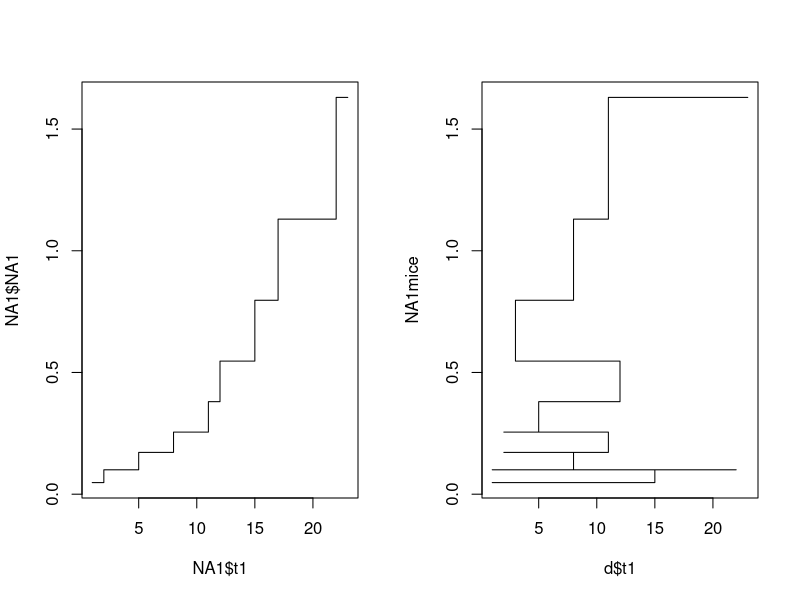
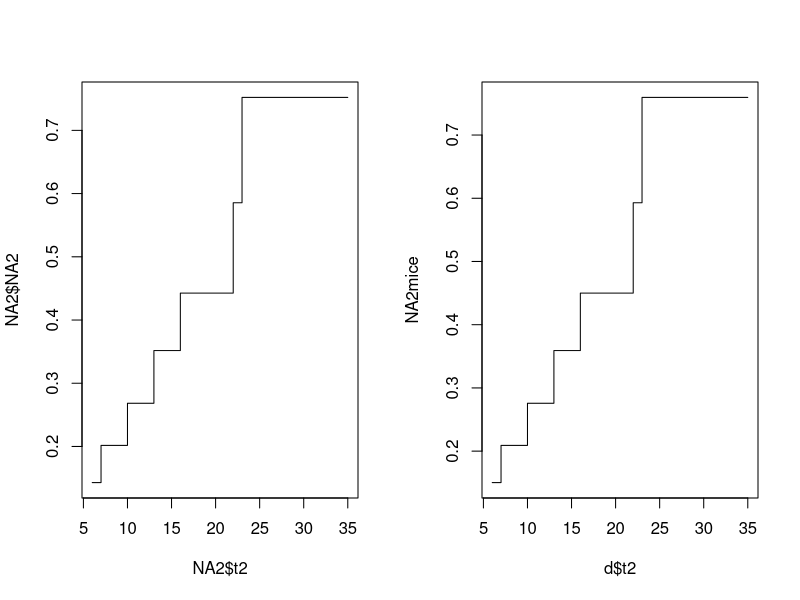
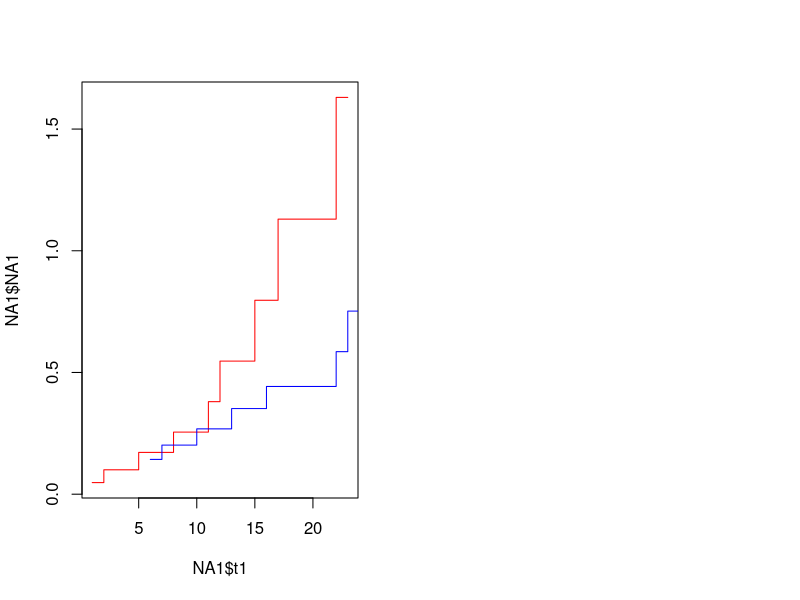

The R script that drew these images, in order:
# For ordering data
library(dplyr)
# Loading the leukemia data 
library(KMsurv)
data(drug6mp)
d <- drug6mp
?drug6mp
# Check with the mice package.
library(mice)
# Estimating the hazard rate of the placebo and 6mp patients using 
# the Nelson Aalen estimator. 
d <- arrange(d, t1) %>% 
  mutate(n_at_risk1 = 1,
         n_at_risk2 = 1)%>%
  group_by(t1) %>%
  mutate(num_relapse1 = sum(relapse))%>%
  group_by(t2) %>%
  mutate(num_relapse2 = sum(relapse))

NA1mice = nelsonaalen(d, t1, relapse)


for (i in 1:21) {
  d$n_at_risk1[i] <- sum(d$t1 >= d$t1[i])
  d$n_at_risk2[i] <- sum(d$t2 >= d$t2[i])
}

d <- group_by(d,t1) %>%
  mutate( 
    NA1 = num_relapse1/n_at_risk1) %>%
  group_by(t2) %>%
  mutate( 
    NA2 = num_relapse2/n_at_risk2) %>%
  ungroup()


NA1 <- unique(d[,c('t1','NA1')]) %>%
  arrange('t1') %>%
  mutate(NA1 = cumsum(NA1))

d <- arrange(d, t2)
NA2mice = nelsonaalen(d, t2, relapse)

NA2 <- unique(d[,c('t2','NA2')]) %>%
  arrange(t2) %>%
  mutate(NA2 = cumsum(NA2))


par(mfrow = c(1, 2))
plot(NA1$t1, NA1$NA1, type = 's')
plot(d$t1, NA1mice, type = 's')

par(mfrow = c(1, 2))
plot(NA2$t2, NA2$NA2, type = 's')
plot(d$t2, NA2mice, type = 's')

# Plot them together
plot(NA1$t1, NA1$NA1, type = 's', col='red')
lines(NA2$t2, NA2$NA2, type = 's', col = 'blue')

# For the first 10 months the cumulative hazards look the same, but after that 
# the cum hazard of the placebo group seems to diverge from that of the 6MP group.
# This means that the survival rate of the placebo group should decrease t.o.v. the 6MP group.

# We can check this with the hazard ratio.
t <-  0:max(c(NA1$t1,NA2$t2))
NA1_step <- rep(0,length(t))
NA2_step <-  rep(0,length(t))

sf <- data.frame(t = t, NA1_step = NA1_step, NA2_step = NA2_step)

for (t in t){
  
  }
